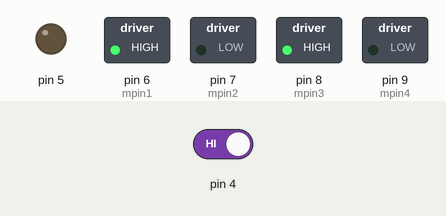
This sketch was run on a simulated Arduino Uno, built with avr-gcc and run on an emulated ATmega328P. Parts: switched loads named in the sketch (green lamp = pin HIGH), output pins drawn as LEDs (lit = HIGH). The test bench sets the inputs (shaded band); at power-on: pin 4 HIGH. What the sketch prints to the serial monitor is not drawn.

Above: at 1.2 s.
1.3 s: pin 4 driven LOW
At 2.5 s:
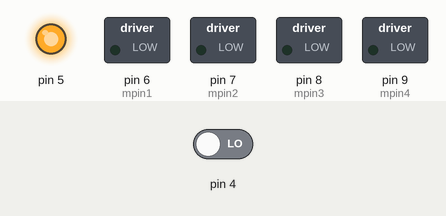
2.8 s: pin 4 driven HIGH
At 3.8 s:
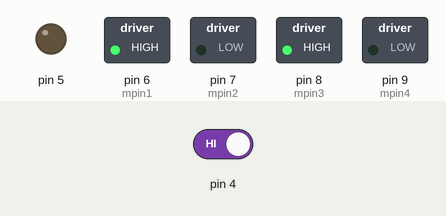
Timing chart, 0 to 5.8 s (numbered marks = the images above; inputs shaded):
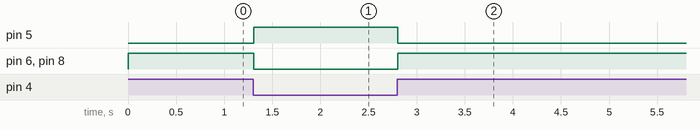

The sketch:

line_following_robot_IR.ino
```cpp
//line follower using single IR Sensor

//single line
int mpin1=6;
int mpin2=7;
int mpin3=8;
int mpin4=9;
void setup() {
  pinMode(4,INPUT);
  pinMode(5,OUTPUT);
  pinMode(mpin1,OUTPUT);
  pinMode(mpin2,OUTPUT);
  pinMode(mpin3,OUTPUT);
  pinMode(mpin4,OUTPUT);
  Serial.begin(9600);
}

void loop() {
  int x=digitalRead(4);
  Serial.println(x);
  if(x==LOW){
    digitalWrite(5,HIGH); //LED or Buzzer
    digitalWrite(mpin1,LOW);//stop if WHITE has found
    digitalWrite(mpin2,LOW);
    digitalWrite(mpin3,LOW);
    digitalWrite(mpin4,LOW);
  }

  else{
    digitalWrite(5,LOW);
    digitalWrite(mpin1,HIGH);
    digitalWrite(mpin2,LOW);
    digitalWrite(mpin3,HIGH);
    digitalWrite(mpin4,LOW);
}
}

// anlog code....

//void setup() {
//  //put your setup code here, to run once:
//  pinMode(2, INPUT);
//  pinMode(3, OUTPUT);
//  pinMode(5, OUTPUT);
//  pinMode(6, OUTPUT);
//  pinMode(9, OUTPUT);
//
//
//}
//
//void loop() {
//  //put your main code here, to run repeatedly:
//
//
//  if(digitalRead(2)) {
//    analogWrite(3, 100);
//    analogWrite(5, 0);
//    analogWrite(6, 0);
//    analogWrite(9, 0);
//  }
//  else {
//    analogWrite(3, 0);
//    analogWrite(5, 0);
//    analogWrite(6, 100);
//    analogWrite(9, 0);
//  }
//}
```

Measured:
- after the input at 1.3 s, pin 5: LOW → HIGH at once; pin 6 (mpin1), pin 8 (mpin3): HIGH → LOW at once
- after the input at 2.8 s, pin 5: HIGH → LOW at once; pin 6 (mpin1), pin 8 (mpin3): LOW → HIGH at once
